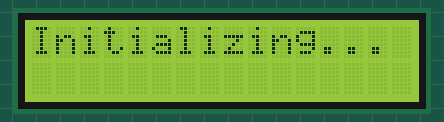
This sketch was run on a simulated Arduino Uno, built with avr-gcc and run on an emulated ATmega328P. Shown: 16×2 character LCD.

Above: at 0.1 s.
At 3.1 s:
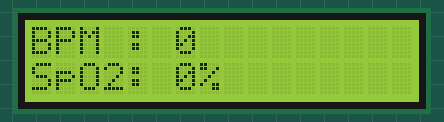
At 7.2 s:
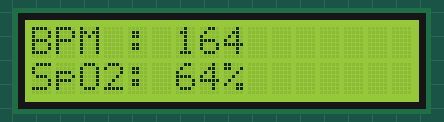
At 11.3 s:
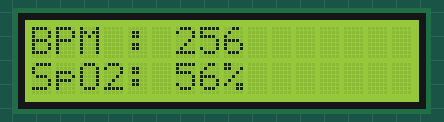
At 20.5 s:
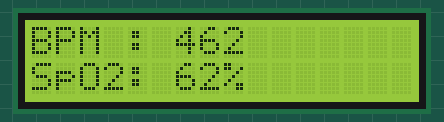
At 38.9 s:
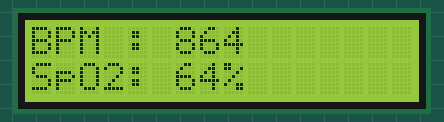

Measured:
- what the display in image 1 shows lasts 1.0 s, from 3.1 s to 4.1 s

The sketch:

rp2040-lcd1602a.ino
```cpp
#include "Wire.h"
#include "Adafruit_LiquidCrystal.h"

Adafruit_LiquidCrystal lcd(13, 12, 11, 10, 9, 8);
uint32_t timer = 0;

void setup() {
  lcd.begin(16, 2);
  lcd.print("Initializing...");
  delay(3000);
  lcd.clear();
}

void loop() {
  if (millis() - timer > 1000) {
    lcd.clear();
    lcd.setCursor(0, 0);
    lcd.print("BPM : ");
    lcd.print(timer % 1000);

    lcd.setCursor(0, 1);
    lcd.print("SpO2: ");
    lcd.print(timer % 100);
    lcd.print("%");

    timer = millis();
  }
}
```
